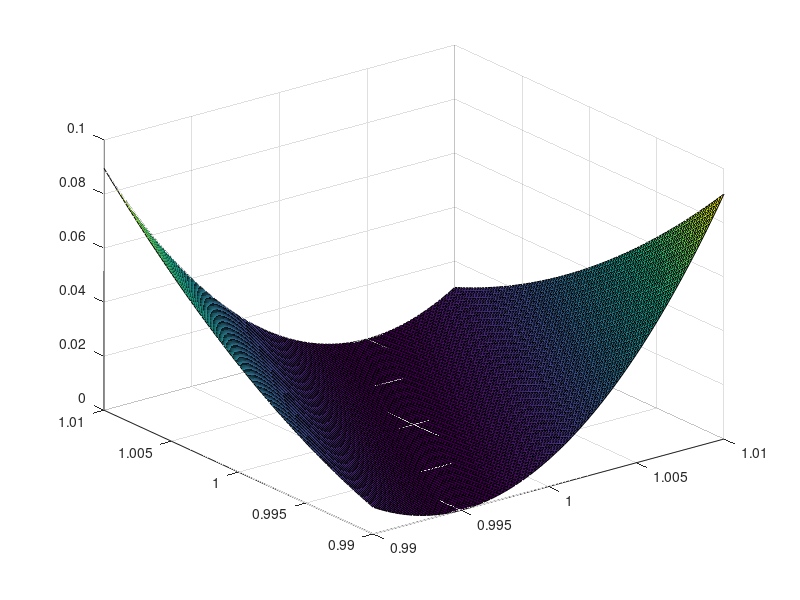

Source code (MATLAB):
% Plot 2d rosenkrank

clear; %close all;

x = linspace(0.99, 1.01);
y = linspace(0.99, 1.01);
[X,Y] = meshgrid(x,y);

Z = (1-X).^2 + 100 .* (Y - X.^2).^2;

figure
surf(X,Y,Z);